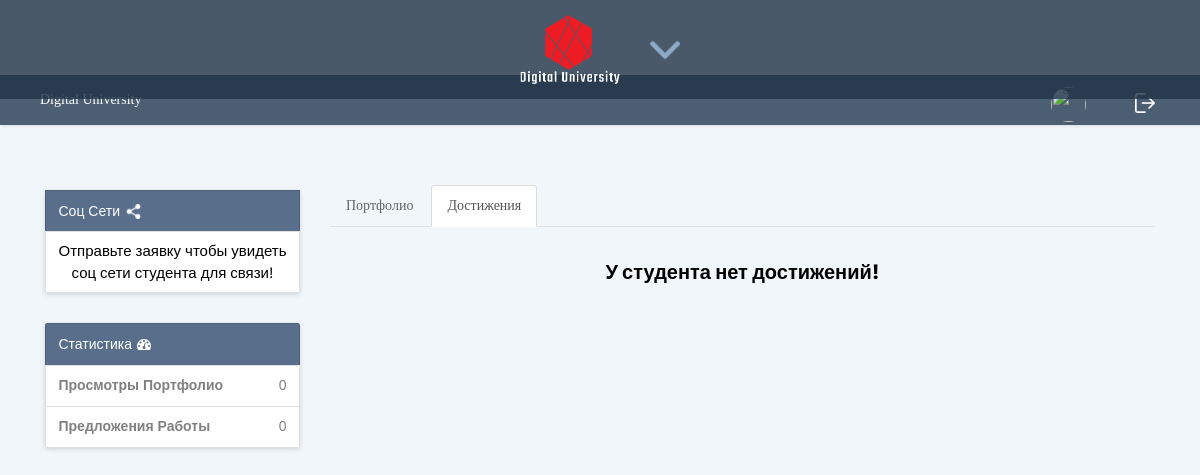
The page /portfolio/3/achivements on the database as committed earlier.
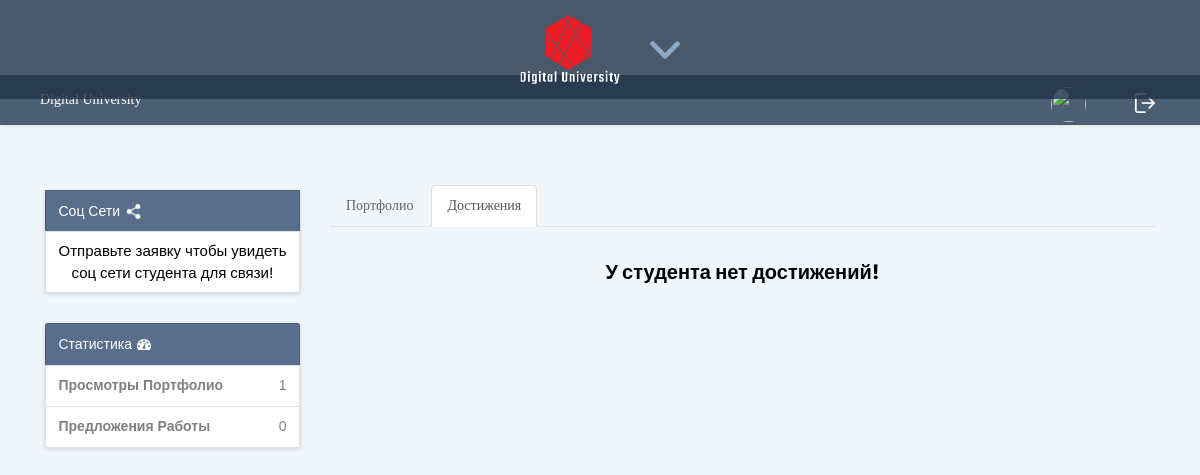
The same page on the database as committed later.
### main/models.py (models this page shows, shortened)
class Student(models.Model):
    is_searching_work = models.BooleanField(default=True)
    email = models.TextField(default="")
    password = models.TextField(default="")
    username = models.TextField(default="")
    fullname= models.TextField(default="")
    img_url = models.TextField(default=settings.STATIC_URL+"images/icons/user.png")
    medcard_url = models.TextField(default="", blank=True)
    university = models.TextField(default="")
    city = models.TextField(default="")
    university_course = models.IntegerField(null=True, blank=True)
    specialty = models.TextField(default="", blank=True)
    date_of_birth = models.DateField(null=True, blank=True)
    date_of_register = models.DateField(auto_now=True)
    is_active = models.BooleanField(default=False)
    achivements = models.ManyToManyField(Achivement, null=True, related_name='achivements',  blank=True)
    views = models.ManyToManyField(View, blank=True, related_name='views')
    vk = models.TextField(default="")
    telegram = models.TextField(default="")
    about = models.TextField(default="")

### main/views.py (the view)
# urls.py: path('portfolio/<int:id>/achivements', views.achivements_show, name="portfolio_achivements_show"),
def achivements_show(request, id):
    employer = get_current_user(request)
    if employer:
        if request.session["role"] == "student":
            return render(request, 'after_register.html', {
                "text" : "Только работодатели могут просматривать портфолио студентов!",
            })
    user = Student.objects.filter(id=id).first()
    employer_request = Request.objects.filter(owner=employer).first()
    is_request_sended = False
    if employer_request:
        is_request_sended = True
    return render(request, 'portfolio_achivements_show.html', {
        "student": user,
        "user": employer,
        "employer_request": employer_request,
        "is_request_sended": is_request_sended,
    })

### main/views.py (called while the page is built)
def get_current_user(req):
    try:
        user = None
        user_id = req.session["user_id"]
        role = req.session["role"]
        print(role)
        if role == "student":
            user = Student.objects.filter(id=user_id).first()
        elif role == "employer":
            user = Employer.objects.filter(id=user_id).first()
        return user
    except Exception as error:
        print(req.session)
        print(error)
        return None

### main/templates/portfolio_achivements_show.html (shortened to what this page needs)
{% extends "base_portfolio.html" %}
{% load static %}
{%block portfolio_pages%}
    <ul class="nav nav-tabs m-b-20 m-t-20">
        <li id="auto-scroll"><a href="{% url 'main:portfolio_show' student.id %}#auto-scroll">Портфолио</a></li>
        <li id="achive"  class="active"><a href="{% url 'main:portfolio_achivements' %}#auto-scroll">Достижения</a></li>
    </ul>
{%endblock%}
{%block tab_content%}
    <div class="tab-content">
        <div class="">
            {%if not blocks%}
                <h2 class="important-text" style="margin:30px auto;text-align:center;">У студента нет достижений!</h2>
            {%endif%}
        </div>
    </div>
{%endblock%}

### main/templates/base_portfolio.html (shortened to what the changed rows need)
{% block links %}
    {% load static %}
    <head>
        <link rel="stylesheet" href="{%static 'css/bootstrap.min.css'%}">
        <link rel="stylesheet" href="{%static 'css/sidebar.css'%}">
        <link rel="stylesheet" href="{%static 'css/style.css'%}">
		<link rel="stylesheet" href="https://stackpath.bootstrapcdn.com/font-awesome/4.7.0/css/font-awesome.min.css">
        <link rel="stylesheet" type="text/css" href="{%static 'css/util.css'%}">
        <link rel="stylesheet" type="text/css" href="{%static 'css/portfolio.css'%}">
    </head>
{% endblock %}
{% block body%}
    <body>
        <div class="wrap">
            {% block body_content %}
                <div class="content">
                    {% block content%}
                        <div class="container bootstrap snippet {% if success or upload_error %}m-t-30{% endif %}">
                            <div class="row">
                                <div class="col-sm-3">
                                    </hr><br>
                                    <ul class="list-group m-t-30 card shadow-sm x-shadow-fade-in">
                                        <li class="list-group-item text-muted inherit-style">Статистика<i class="fa fa-dashboard fa-1x m-l-5"></i></li>
                                        <li class="list-group-item text-right"><span class="pull-left"><strong>Просмотры Портфолио</strong></span> {% if request.session.role == "student"%} {{user.views.all|length}}    {%else%}{{student.views.all|length}} {%endif%}</li>
                                        <li class="list-group-item text-right"><span class="pull-left"><strong>Предложения Работы</strong></span>  {% if request.session.role == "student"%} {{user.requests.all|length}} {%else%}{{student.requests.all|length}} {%endif%}</li>
                                    </ul>
                                </div>
                                <div class="col-sm-9">
                                {% block tab_content%}
                                {%endblock%}
                            </div>
                        </div>
                    {%endblock%}
                </div>
            {% endblock %}
        </div>
    </body>
{% endblock %}

Rows that differ between the two databases and show on the page:
added Student: views.all|length "1"
Other text that changed with them:
{{ student.views.all|length }}: "0" → (not shown)
